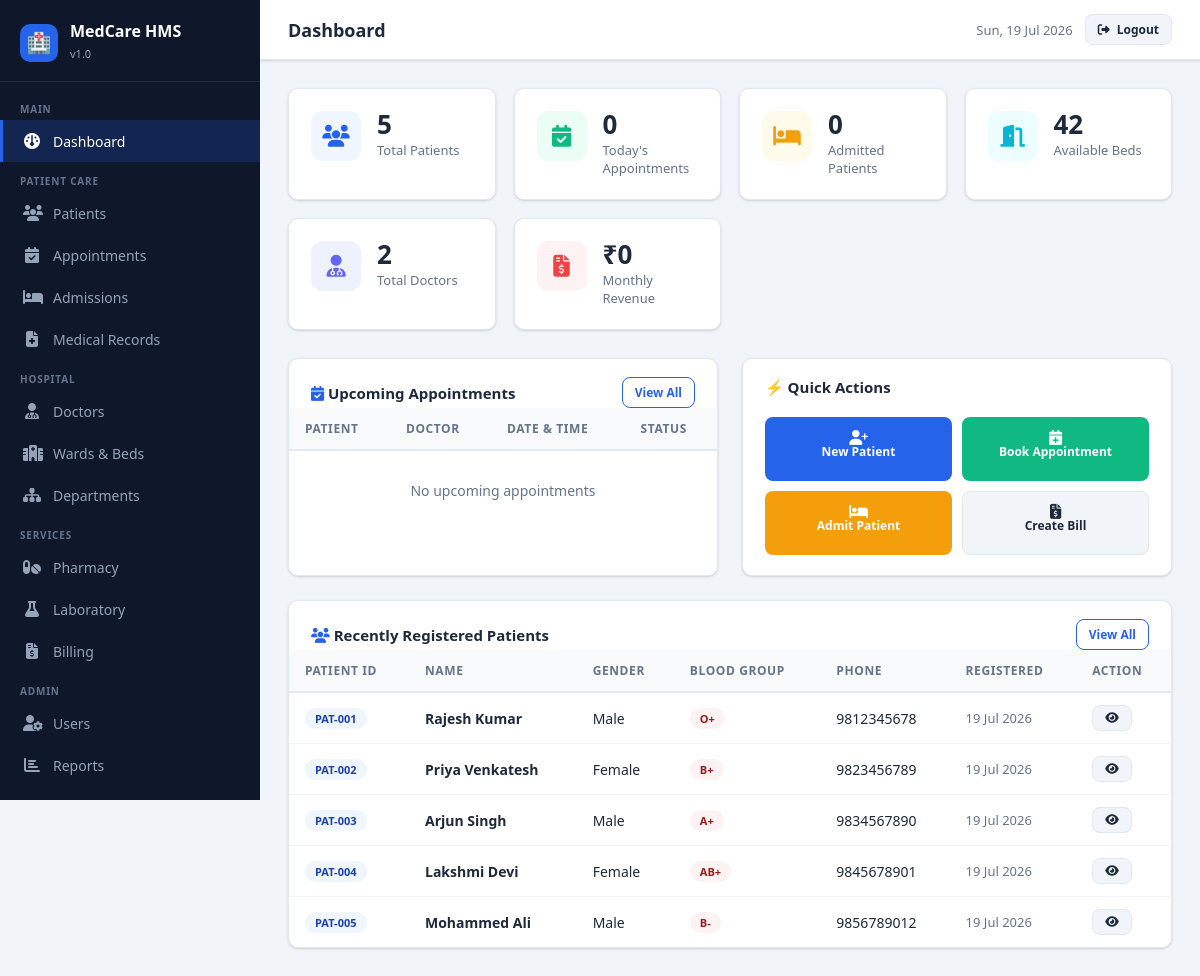
/dashboard.php (signed in), run on the app's committed database.
### tables this page shows
CREATE TABLE patients (
    id INT AUTO_INCREMENT PRIMARY KEY,
    patient_id VARCHAR(20) UNIQUE NOT NULL,
    full_name VARCHAR(100) NOT NULL,
    dob DATE,
    gender ENUM('Male','Female','Other') NOT NULL,
    blood_group ENUM('A+','A-','B+','B-','AB+','AB-','O+','O-','Unknown') DEFAULT 'Unknown',
    phone VARCHAR(20) NOT NULL,
    email VARCHAR(100),
    address TEXT,
    emergency_contact VARCHAR(100),
    emergency_phone VARCHAR(20),
    allergies TEXT,
    medical_history TEXT,
    insurance_provider VARCHAR(100),
    insurance_number VARCHAR(100),
    registered_at TIMESTAMP DEFAULT CURRENT_TIMESTAMP
);

### includes/auth.php (called while the page is built, shortened)
<?php
function getStats() {
    $db = getDB();
    $stats = [];
    $stats['total_patients'] = $db->query("SELECT COUNT(*) FROM patients")->fetchColumn();
    $stats['today_appointments'] = $db->query("SELECT COUNT(*) FROM appointments WHERE appointment_date = CURDATE()")->fetchColumn();
    $stats['admitted_patients'] = $db->query("SELECT COUNT(*) FROM admissions WHERE status='Admitted'")->fetchColumn();
    $stats['available_beds'] = $db->query("SELECT SUM(available_beds) FROM wards")->fetchColumn();
    $stats['total_doctors'] = $db->query("SELECT COUNT(*) FROM doctors")->fetchColumn();
    $stats['pending_bills'] = $db->query("SELECT COUNT(*) FROM bills WHERE status='Pending'")->fetchColumn();
    $stats['monthly_revenue'] = $db->query("SELECT COALESCE(SUM(paid_amount),0) FROM bills WHERE MONTH(bill_date)=MONTH(CURDATE()) AND YEAR(bill_date)=YEAR(CURDATE())")->fetchColumn();
    $stats['low_stock'] = $db->query("SELECT COUNT(*) FROM medicines WHERE stock_quantity <= reorder_level")->fetchColumn();
    return $stats;
}
?>

### public/dashboard.php (the view, shortened to what this page needs)
<?php
require_once __DIR__ . '/../includes/header.php';
$db = getDB();
$stats = getStats();
$recent_appts = $db->query("SELECT a.*, p.full_name as patient_name, u.full_name as doctor_name
    FROM appointments a JOIN patients p ON a.patient_id=p.id JOIN doctors d ON a.doctor_id=d.id JOIN users u ON d.user_id=u.id
    WHERE a.appointment_date >= CURDATE() ORDER BY a.appointment_date,a.appointment_time LIMIT 8")->fetchAll();
$recent_patients = $db->query("SELECT * FROM patients ORDER BY registered_at DESC LIMIT 5")->fetchAll();
?>
<div class="stats-grid">
  <div class="stat-card">
    <div class="stat-icon blue"><i class="fa fa-users"></i></div>
    <div><div class="stat-value"><?= number_format($stats['total_patients']) ?></div><div class="stat-label">Total Patients</div></div>
  </div>
  <div class="stat-card">
    <div class="stat-icon green"><i class="fa fa-calendar-check"></i></div>
    <div><div class="stat-value"><?= $stats['today_appointments'] ?></div><div class="stat-label">Today's Appointments</div></div>
  </div>
  <div class="stat-card">
    <div class="stat-icon orange"><i class="fa fa-bed"></i></div>
    <div><div class="stat-value"><?= $stats['admitted_patients'] ?></div><div class="stat-label">Admitted Patients</div></div>
  </div>
  <div class="stat-card">
    <div class="stat-icon cyan"><i class="fa fa-door-open"></i></div>
    <div><div class="stat-value"><?= $stats['available_beds'] ?></div><div class="stat-label">Available Beds</div></div>
  </div>
  <div class="stat-card">
    <div class="stat-icon purple"><i class="fa fa-user-doctor"></i></div>
    <div><div class="stat-value"><?= $stats['total_doctors'] ?></div><div class="stat-label">Total Doctors</div></div>
  </div>
  <div class="stat-card">
    <div class="stat-icon red"><i class="fa fa-file-invoice-dollar"></i></div>
    <div><div class="stat-value">₹<?= number_format($stats['monthly_revenue']) ?></div><div class="stat-label">Monthly Revenue</div></div>
  </div>
</div>
<div class="grid-2" style="gap:24px;margin-bottom:24px">
  <div class="card">
    <div class="card-header">
      <span class="card-title"><i class="fa fa-calendar-check" style="color:var(--primary)"></i> Upcoming Appointments</span>
      <a href="/appointments.php" class="btn btn-outline btn-sm">View All</a>
    </div>
    <div class="card-body" style="padding:0">
      <div class="table-container">
        <table>
          <thead><tr><th>Patient</th><th>Doctor</th><th>Date & Time</th><th>Status</th></tr></thead>
          <tbody>
          <?php if (empty($recent_appts)): ?>
            <tr><td colspan="4" style="text-align:center;color:var(--text-muted);padding:30px">No upcoming appointments</td></tr>
          <?php else: foreach ($recent_appts as $a):
            $status_class = match($a['status']) {'Confirmed'=>'badge-success','Cancelled'=>'badge-danger','Completed'=>'badge-info','No-Show'=>'badge-warning',default=>'badge-secondary'};
          ?>
            <tr>
              <td><strong><?= htmlspecialchars($a['patient_name']) ?></strong></td>
              <td><span style="color:var(--text-muted);font-size:13px"><?= htmlspecialchars($a['doctor_name']) ?></span></td>
              <td><span style="font-size:13px"><?= date('d M', strtotime($a['appointment_date'])) ?> <?= date('h:i A', strtotime($a['appointment_time'])) ?></span></td>
              <td><span class="badge <?= $status_class ?>"><?= $a['status'] ?></span></td>
            </tr>
          <?php endforeach; endif; ?>
          </tbody>
        </table>
      </div>
    </div>
  </div>
  <div style="display:flex;flex-direction:column;gap:20px">
    <div class="card">
      <div class="card-header"><span class="card-title">⚡ Quick Actions</span></div>
      <div class="card-body">
        <div style="display:grid;grid-template-columns:1fr 1fr;gap:10px">
          <a href="/patients.php?action=add" class="btn btn-primary" style="justify-content:center;flex-direction:column;height:64px;gap:4px;font-size:12px"><i class="fa fa-user-plus fa-lg"></i>New Patient</a>
          <a href="/appointments.php?action=add" class="btn btn-success" style="justify-content:center;flex-direction:column;height:64px;gap:4px;font-size:12px"><i class="fa fa-calendar-plus fa-lg"></i>Book Appointment</a>
          <a href="/admissions.php?action=add" class="btn btn-warning" style="justify-content:center;flex-direction:column;height:64px;gap:4px;font-size:12px"><i class="fa fa-bed fa-lg"></i>Admit Patient</a>
          <a href="/billing.php?action=add" class="btn btn-secondary" style="justify-content:center;flex-direction:column;height:64px;gap:4px;font-size:12px"><i class="fa fa-file-invoice-dollar fa-lg"></i>Create Bill</a>
        </div>
      </div>
    </div>
  </div>
</div>
<div class="card">
  <div class="card-header">
    <span class="card-title"><i class="fa fa-users" style="color:var(--primary)"></i> Recently Registered Patients</span>
    <a href="/patients.php" class="btn btn-outline btn-sm">View All</a>
  </div>
  <div class="card-body" style="padding:0">
    <div class="table-container">
      <table>
        <thead><tr><th>Patient ID</th><th>Name</th><th>Gender</th><th>Blood Group</th><th>Phone</th><th>Registered</th><th>Action</th></tr></thead>
        <tbody>
        <?php foreach ($recent_patients as $p): ?>
        <tr>
          <td><span class="badge badge-primary"><?= $p['patient_id'] ?></span></td>
          <td><strong><?= htmlspecialchars($p['full_name']) ?></strong></td>
          <td><?= $p['gender'] ?></td>
          <td><span class="badge badge-danger"><?= $p['blood_group'] ?></span></td>
          <td><?= $p['phone'] ?></td>
          <td style="color:var(--text-muted);font-size:13px"><?= date('d M Y', strtotime($p['registered_at'])) ?></td>
          <td><a href="/patients.php?view=<?= $p['id'] ?>" class="btn btn-secondary btn-sm"><i class="fa fa-eye"></i></a></td>
        </tr>
        <?php endforeach; ?>
        </tbody>
      </table>
    </div>
  </div>
</div>
<?php require_once __DIR__ . '/../includes/footer.php'; ?>

### public/css/style.css (style rules this page uses)
:root { --primary: #2563eb; --primary-dark: #1d4ed8; --primary-light: #eff6ff; --secondary: #0f172a; --accent: #06b6d4; --success: #10b981; --warning: #f59e0b; --danger: #ef4444; --info: #6366f1; --bg: #f1f5f9; --card: #ffffff; --sidebar: #0f172a; --sidebar-hover: #1e293b; --text: #1e293b; --text-muted: #64748b; --border: #e2e8f0; --shadow: 0 1px 3px rgba(0,0,0,.1),0 1px 2px rgba(0,0,0,.06); --shadow-lg: 0 10px 15px -3px rgba(0,0,0,.1),0 4px 6px -2px rgba(0,0,0,.05); --radius: 10px; --font: 'Segoe UI', system-ui, sans-serif; }
* { box-sizing:border-box;margin:0;padding:0 }
body { font-family:var(--font);background:var(--bg);color:var(--text);min-height:100vh }
a { text-decoration:none;color:inherit }
.card { background:var(--card);border-radius:var(--radius);box-shadow:var(--shadow);border:1px solid var(--border) }
.card-header { padding:18px 22px 0;display:flex;align-items:center;justify-content:space-between }
.card-title { font-size:15px;font-weight:700;color:var(--text) }
.card-body { padding:20px 22px }
.stats-grid { display:grid;grid-template-columns:repeat(auto-fit,minmax(200px,1fr));gap:18px;margin-bottom:28px }
.stat-card { background:var(--card);border-radius:var(--radius);padding:22px;border:1px solid var(--border);box-shadow:var(--shadow);display:flex;align-items:flex-start;gap:16px }
.stat-icon { width:50px;height:50px;border-radius:12px;display:flex;align-items:center;justify-content:center;font-size:22px;flex-shrink:0 }
.stat-icon.blue { background:#eff6ff;color:var(--primary) }
.stat-icon.green { background:#ecfdf5;color:var(--success) }
.stat-icon.orange { background:#fffbeb;color:var(--warning) }
.stat-icon.red { background:#fef2f2;color:var(--danger) }
.stat-icon.purple { background:#eef2ff;color:var(--info) }
.stat-icon.cyan { background:#ecfeff;color:var(--accent) }
.stat-value { font-size:26px;font-weight:800;color:var(--text);line-height:1 }
.stat-label { font-size:13px;color:var(--text-muted);margin-top:4px }
.table-container { overflow-x:auto }
table { width:100%;border-collapse:collapse;font-size:14px }
thead th { background:#f8fafc;padding:12px 16px;text-align:left;font-weight:600;font-size:12px;text-transform:uppercase;letter-spacing:.05em;color:var(--text-muted);border-bottom:2px solid var(--border) }
tbody td { padding:12px 16px;border-bottom:1px solid #f1f5f9;vertical-align:middle }
tbody tr:last-child td { border-bottom:none }
.badge { display:inline-flex;align-items:center;padding:3px 10px;border-radius:20px;font-size:11px;font-weight:600;white-space:nowrap }
.badge-danger { background:#fef2f2;color:#991b1b }
.badge-primary { background:#eff6ff;color:#1e40af }
.btn { display:inline-flex;align-items:center;gap:7px;padding:9px 18px;border-radius:8px;font-size:14px;font-weight:600;cursor:pointer;border:none;transition:.15s;white-space:nowrap }
.btn-primary { background:var(--primary);color:#fff }
.btn-success { background:var(--success);color:#fff }
.btn-warning { background:var(--warning);color:#fff }
.btn-secondary { background:#f1f5f9;color:var(--text);border:1px solid var(--border) }
.btn-outline { background:transparent;color:var(--primary);border:1px solid var(--primary) }
.btn-sm { padding:6px 12px;font-size:12px }
.grid-2 { display:grid;grid-template-columns:1fr 1fr;gap:20px }

### data on the page
patients: patient "PAT-001", full_name "Rajesh Kumar", gender "Male", blood_group "O+", phone "9812345678", registered_at "19 Jul 2026"
patients: patient "PAT-002", full_name "Priya Venkatesh", gender "Female", blood_group "B+", phone "9823456789", registered_at "19 Jul 2026"
patients: patient "PAT-003", full_name "Arjun Singh", gender "Male", blood_group "A+", phone "9834567890", registered_at "19 Jul 2026"
patients: patient "PAT-004", full_name "Lakshmi Devi", gender "Female", blood_group "AB+", phone "9845678901", registered_at "19 Jul 2026"
patients: patient "PAT-005", full_name "Mohammed Ali", gender "Male", blood_group "B-", phone "9856789012", registered_at "19 Jul 2026"

### other printed values
$page_title "Dashboard"
$stats['total_patients'] "5"
$stats['today_appointments'] "0"
$stats['admitted_patients'] "0"
$stats['available_beds'] "42"
$stats['total_doctors'] "2"
$stats['monthly_revenue'] "0"
